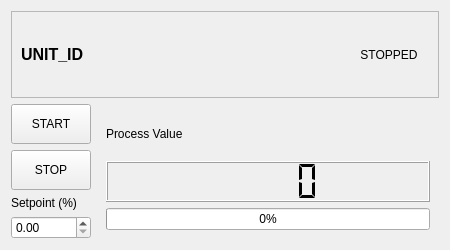
<?xml version="1.0" encoding="UTF-8"?>
<ui version="4.0">
 <class>operator_panel</class>
 <widget class="QWidget" name="operator_panel">
  <property name="geometry">
   <rect>
    <x>0</x>
    <y>0</y>
    <width>450</width>
    <height>250</height>
   </rect>
  </property>
  <property name="windowTitle">
   <string>Faceplate</string>
  </property>
  <layout class="QVBoxLayout" name="verticalLayout">
   <item>
    <widget class="QFrame" name="headerFrame">
     <property name="minimumSize">
      <size>
       <width>0</width>
       <height>40</height>
      </size>
     </property>
     <property name="frameShape">
      <enum>QFrame::StyledPanel</enum>
     </property>
     <layout class="QHBoxLayout" name="headerLayout">
      <item>
       <widget class="QLabel" name="lblUnitName">
        <property name="font">
         <font>
          <pointsize>12</pointsize>
          <weight>75</weight>
          <bold>true</bold>
         </font>
        </property>
        <property name="text">
         <string>UNIT_ID</string>
        </property>
       </widget>
      </item>
      <item>
       <spacer name="horizontalSpacer">
        <property name="orientation">
         <enum>Qt::Horizontal</enum>
        </property>
        <property name="sizeHint" stdset="0">
         <size>
          <width>40</width>
          <height>20</height>
         </size>
        </property>
       </spacer>
      </item>
      <item>
       <widget class="QLabel" name="statusIndicator">
        <property name="minimumSize">
         <size>
          <width>80</width>
          <height>20</height>
         </size>
        </property>
        <property name="text">
         <string>STOPPED</string>
        </property>
        <property name="alignment">
         <set>Qt::AlignCenter</set>
        </property>
       </widget>
      </item>
     </layout>
    </widget>
   </item>
   <item>
    <layout class="QHBoxLayout" name="mainContentLayout">
     <item>
      <layout class="QVBoxLayout" name="controlLayout">
       <item>
        <widget class="QPushButton" name="btnStart">
         <property name="minimumSize">
          <size>
           <width>0</width>
           <height>40</height>
          </size>
         </property>
         <property name="text">
          <string>START</string>
         </property>
        </widget>
       </item>
       <item>
        <widget class="QPushButton" name="btnStop">
         <property name="minimumSize">
          <size>
           <width>0</width>
           <height>40</height>
          </size>
         </property>
         <property name="text">
          <string>STOP</string>
         </property>
        </widget>
       </item>
       <item>
        <widget class="QLabel" name="lblSP">
         <property name="text">
          <string>Setpoint (%)</string>
         </property>
        </widget>
       </item>
       <item>
        <widget class="QDoubleSpinBox" name="spnSetpoint">
         <property name="maximum">
          <double>100.000000000000000</double>
         </property>
        </widget>
       </item>
      </layout>
     </item>
     <item>
      <widget class="QFrame" name="feedbackFrame">
       <layout class="QVBoxLayout" name="feedbackLayout">
        <item>
         <widget class="QLabel" name="lblPV">
          <property name="text">
           <string>Process Value</string>
          </property>
         </widget>
        </item>
        <item>
         <widget class="QLCDNumber" name="lcdProcessValue">
          <property name="digitCount">
           <number>5</number>
          </property>
          <property name="segmentStyle">
           <enum>QLCDNumber::Flat</enum>
          </property>
         </widget>
        </item>
        <item>
         <widget class="QProgressBar" name="prgLoad">
          <property name="value">
           <number>0</number>
          </property>
         </widget>
        </item>
       </layout>
      </widget>
     </item>
    </layout>
   </item>
  </layout>
 </widget>
 <resources/>
 <connections/>
</ui>
